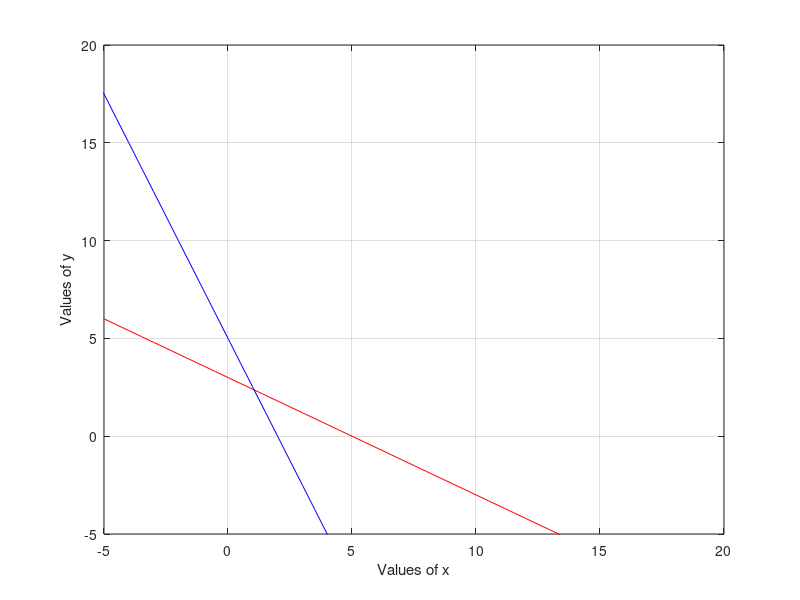

Source code (MATLAB): (Note: this script raises an error after producing the figure.)
clc
clear all
format short

%% input the constraints in matrix form
C = [5 3];
A = [3 5; 5 2];
b = [15; 10];
x = -10: 0.5: max(b)+100;
y1 = (b(1) - A(1,1)*x)./A(1,2);
y2 = (b(2) - A(2,1)*x)./A(2,2);

%% plot the constraint equation
plot(x,y1, 'r', x,y2, 'b');
xlabel('Values of x');
ylabel('Values of y');
xlim([-5,max(b)+5]);
ylim([-5,max(b)+5]);
grid on;

%% finding x and y intercept of constraint 1
x_intercept_y1 = interp1(y1, x, 0);
y_intercept_y1 = interp1(x, y1, 0);
line1 = [x_intercept_y1 0; 0 y_intercept_y1];
fprintf('Intersecting points of line 1 are: \n');
disp(line1);

%% finding x and y intercept of constraint 2
x_intercept_y2 = interp1(y2,x,0);
y_intercept_y2 = interp1(x,y2,0);
line2 = [x_intercept_y2 0; 0 y_intercept_y2];
fprintf('Intersecting points of line 2 are: \n');
disp(line2);
 
%% finding intersecting points of all constraints
ip = [0 0];
for i = 1: size(A,1)
    eq1 = A(i,:);
    b1 = b(i);
    for j = i+1:size(A,1)
        eq2 = A(j,:);
        b2 = b(j);
        p = [eq1; eq2];
        q = [b1; b2];
        X = p\q;     % X = inv(p)*q
        X = X';      % X transpose
        fprintf('Intersecting point of line%d and line%d is:', i, j);
        disp(X);
        ip = [ip; X]
    end
end
all_points = [line1; line2; ip]; % all corner points
fprintf('Collection of all points : ');
disp(all_points);

%% check the non-negativity restrictions
all_points = all_points(all(all_points >=0, 2), :);
fprintf('Removing points after imposing non-negativity restrictions');
disp(all_points);

%% find the feasible set of solutions
constraint1 = (A(1,1)*all_points(:,1) + A(1,2)*all_points(:,2) - b(1) >= 0); % logical array
all_points = all_points(constraint1, :);
fprintf('All the points satisfying constraint 1 are: ');
disp(all_points);

constraint2 = (A(2,1)*all_points(:,1) + A(2,2)*all_points(:,2) - b(2) >= 0);
if isempty(all_points(constraint2, :))
    fprintf('The given LPP is infeasible');
    return;
else
    all_points = all_points(constraint2, :);
    fprintf('All the points satisfying constraint 2 are: ');
    disp(all_points);
end

%% finding the basic feasible solution
obj = sum(all_points.*C, 2);
final_table = table(all_points(:,1), all_points(:,2), obj, 'VariableNames',{'x1', 'x2', 'obj f val'});
sorted_table = sortrows(final_table, 'obj f val');
fprintf('sorted table:\n');
disp(sorted_table);
a = max(obj);
points = find(obj == a);
optsol = all_points(points, :);
fprintf('Maximum value of objective function is %f at (%f,%f)\n', a, optsol(1), optsol(2));
a2 = min(obj);
points2 = find(obj == a2);
optsol2 = all_points(points2, :);
fprintf('Minimum value of objective function is %f at (%f,%f)', a2, optsol2(1), optsol2(2));










